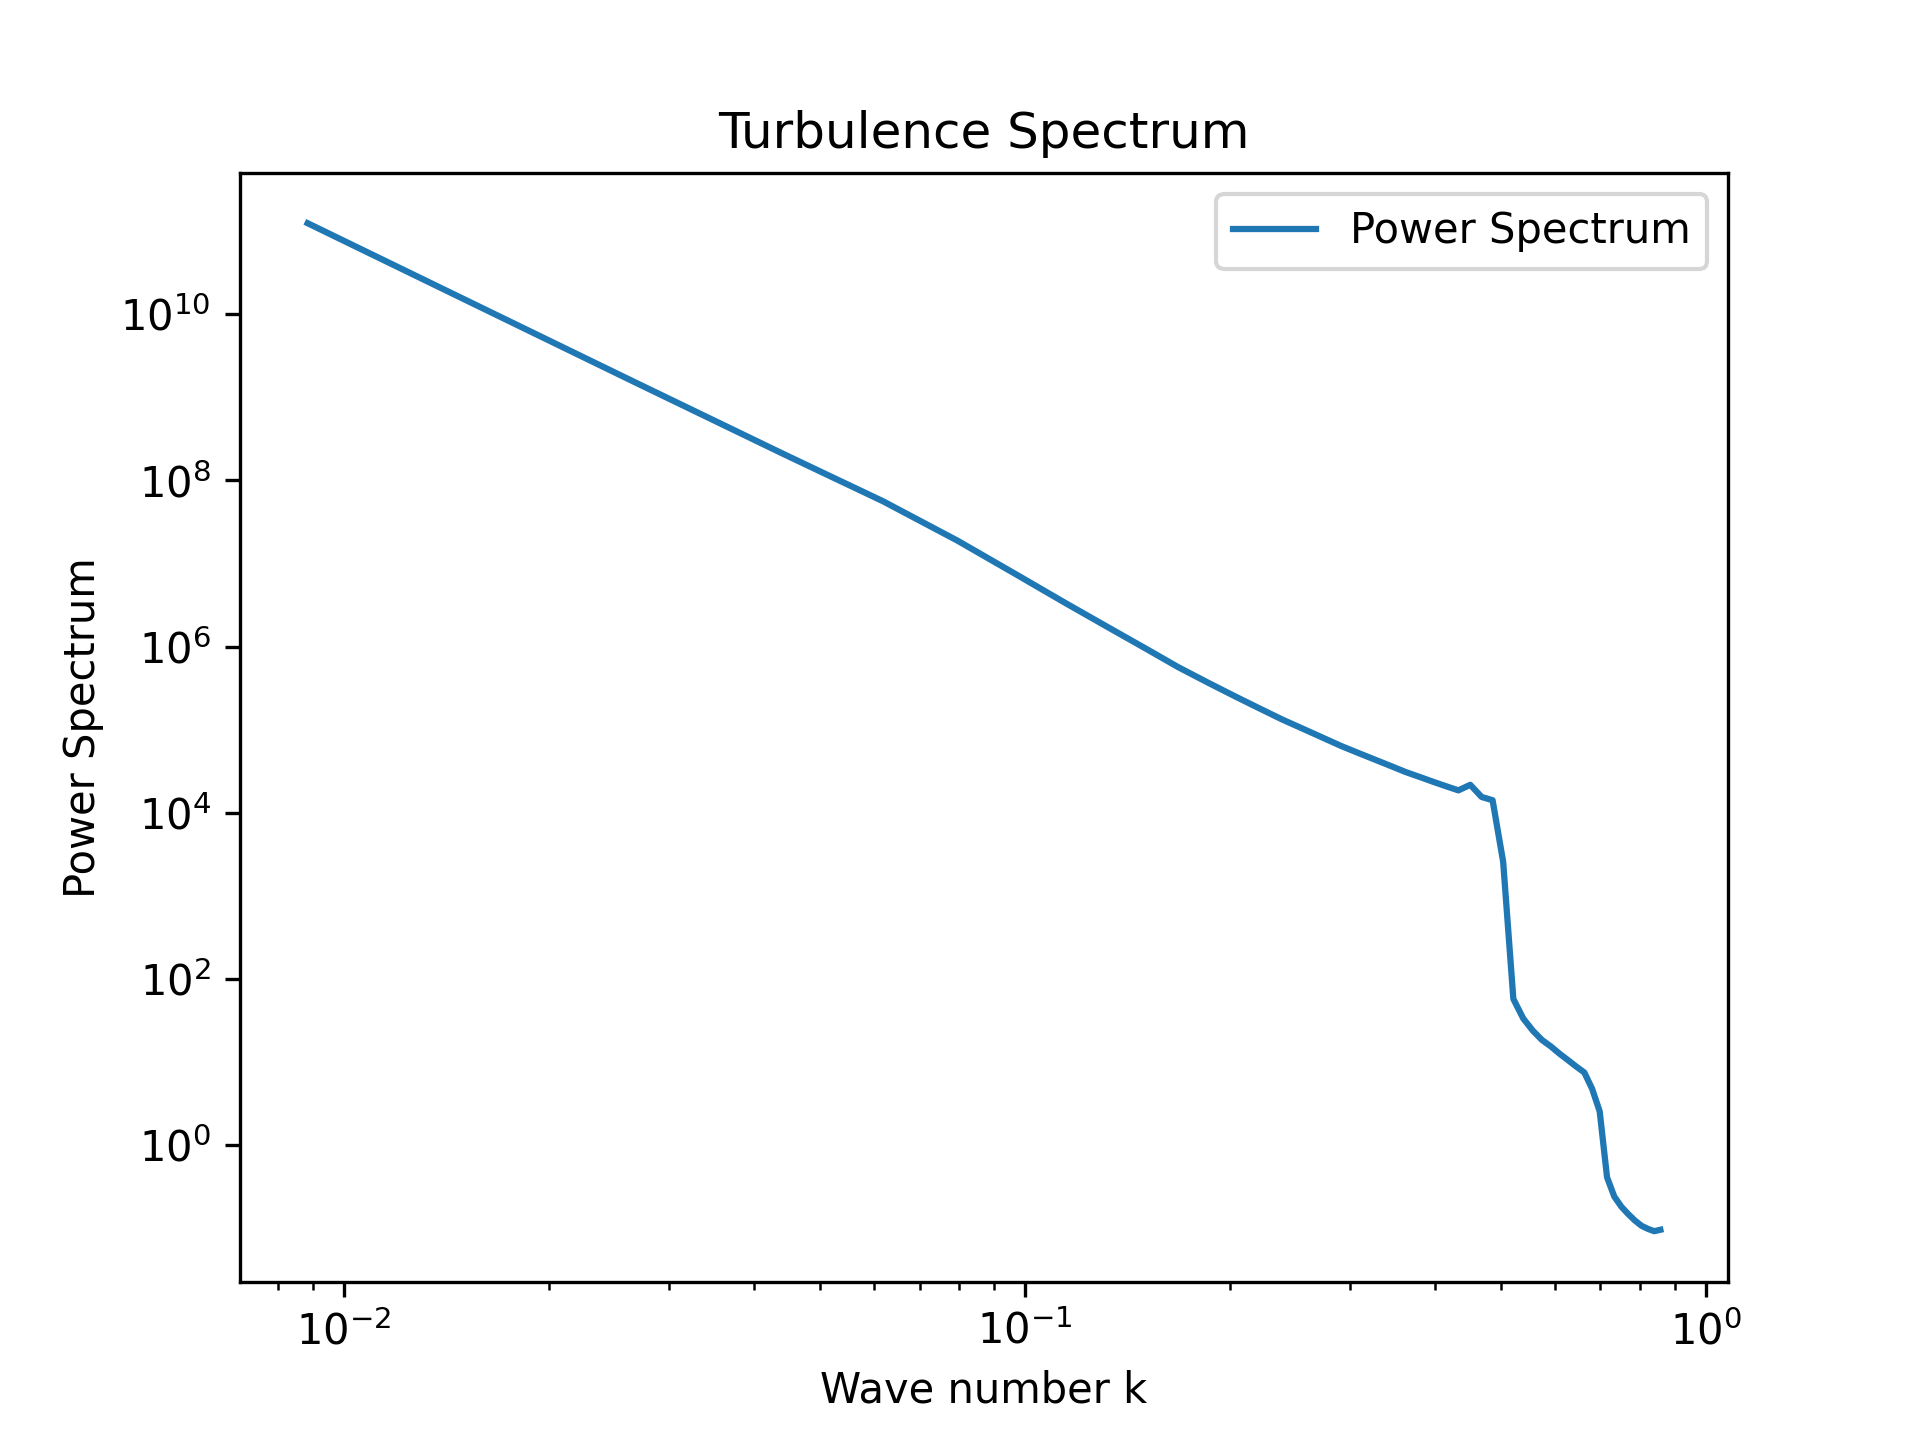

Recreate this plot in Python.
import numpy as np
import matplotlib.pyplot as plt
from load_data import load_data

# Load data
data, _ = load_data()

# Compute FFT and spectrum
fft_cube = np.fft.fftn(data)
power_spectrum = np.abs(fft_cube) ** 2

kx, ky, kz = np.meshgrid(
    np.fft.fftfreq(data.shape[0]),
    np.fft.fftfreq(data.shape[1]),
    np.fft.fftfreq(data.shape[2]),
    indexing='ij'
)

k = np.sqrt(kx**2 + ky**2 + kz**2)
k_flat = k.flatten()
ps_flat = power_spectrum.flatten()

# Bin and compute radial spectrum
bins = np.linspace(0, k.max(), 50)
k_bin_centers = 0.5 * (bins[:-1] + bins[1:])
ps_radial = np.histogram(k_flat, bins, weights=ps_flat)[0] / np.histogram(k_flat, bins)[0]

# Plot spectrum
plt.figure()
plt.loglog(k_bin_centers, ps_radial, label='Power Spectrum')
plt.xlabel('Wave number k')
plt.ylabel('Power Spectrum')
plt.title('Turbulence Spectrum')
plt.legend()

# Save plot
output_path = "D:/malo/Documents/projets/ppv cubes astro/fourier and pca/turbulence_spectrum.png"
plt.savefig(output_path, dpi=300)
print(f"Saved turbulence spectrum to {output_path}")
plt.show()
